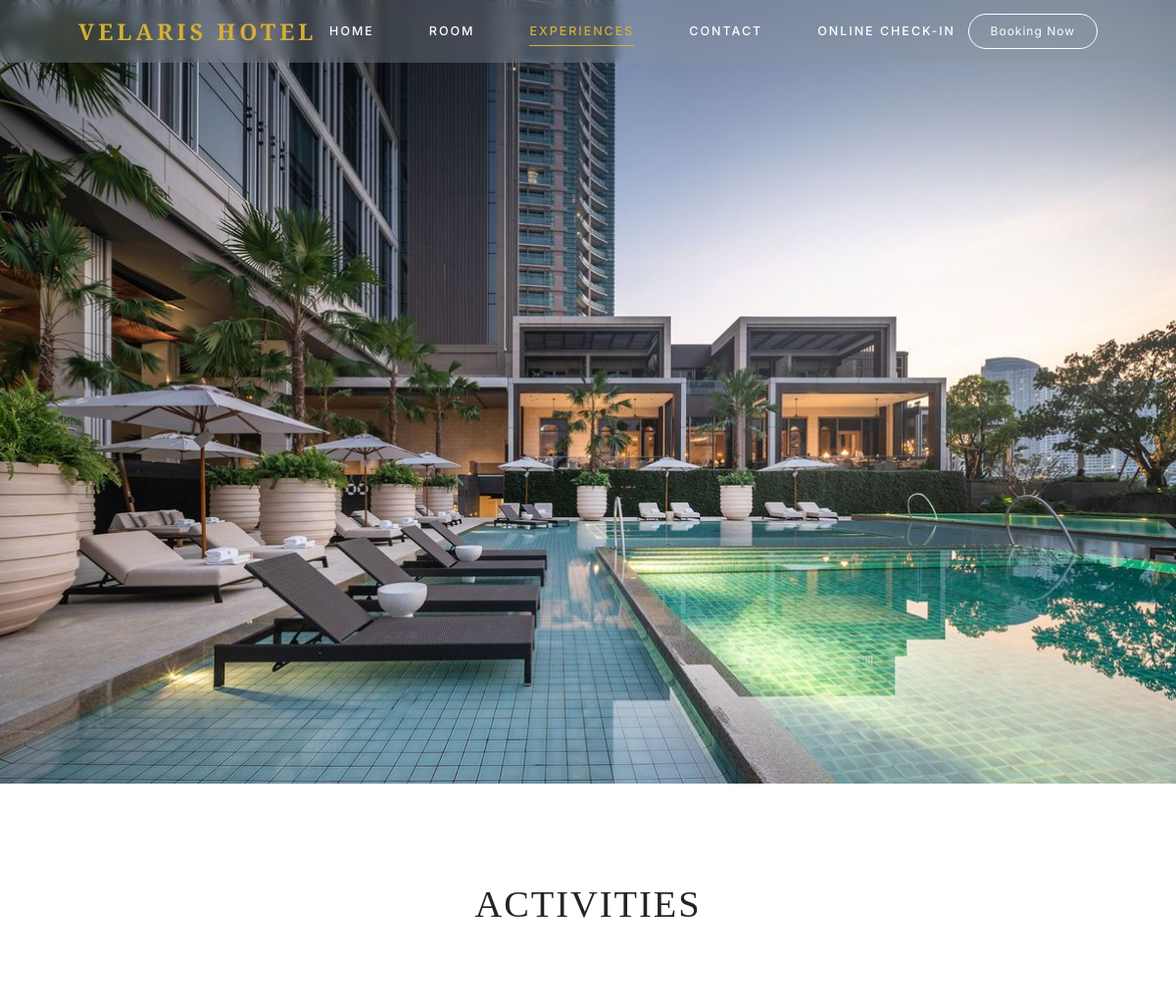
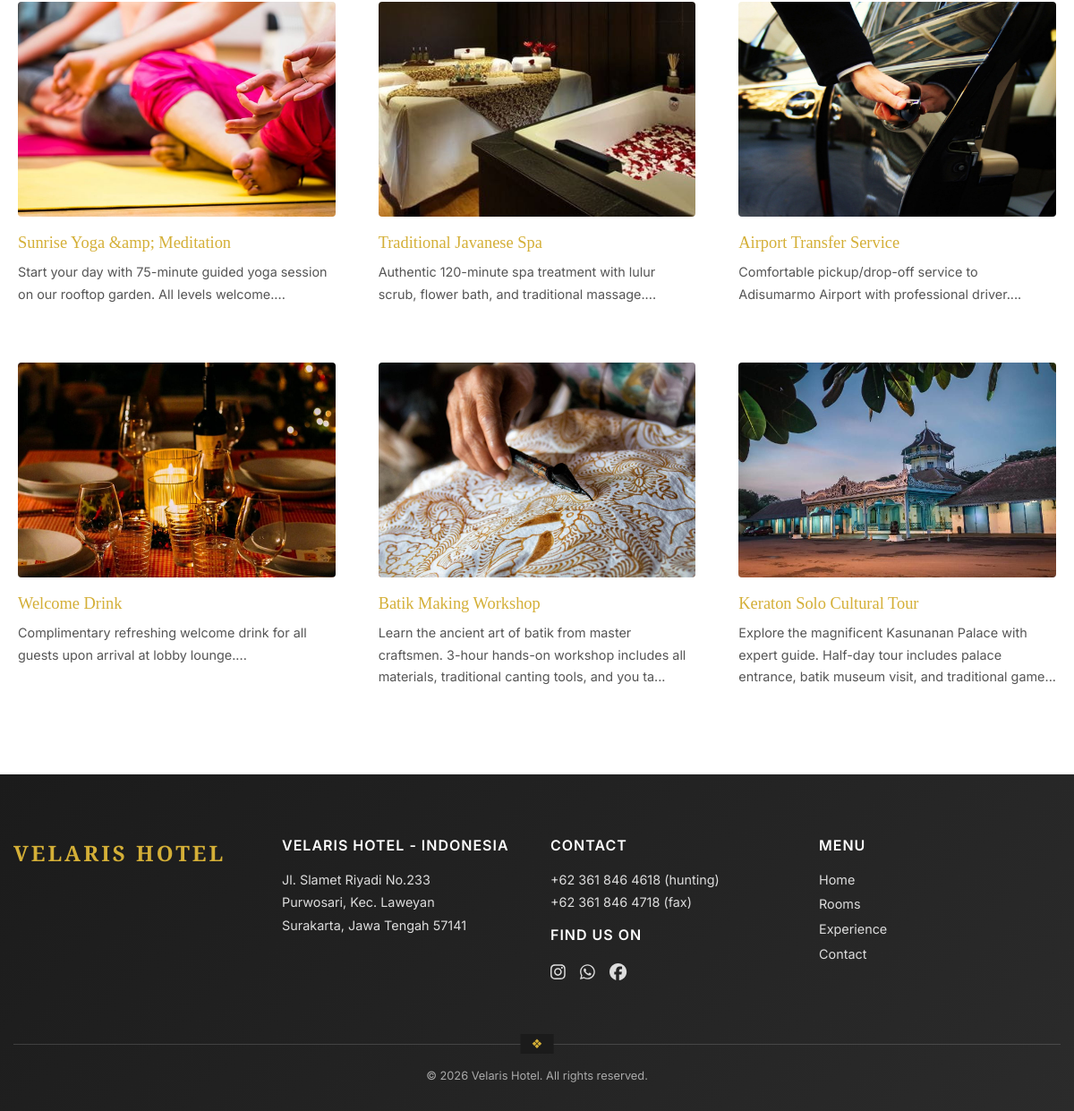
The page /experience.php on the database its author committed (2 pictures, top to bottom).
### tables this page shows
CREATE TABLE `experiences` (
  `id_experience` int NOT NULL,
  `nama_aktivitas` varchar(100) NOT NULL,
  `deskripsi` text,
  `harga` decimal(10,2) NOT NULL DEFAULT '0.00',
  `foto` varchar(255) DEFAULT NULL
);

### experience.php (the view, shortened to what this page needs)
<?php
$db = new Koneksi();
$conn = $db->getKoneksi();
$experiences = $conn->query("SELECT * FROM experiences");
require_once "components/header.php";
?>
<section style="height:100vh; position:relative;">
    <img src="uploads/experiences/pool.jpg"
         alt="Experience Velaris Hotel"
         style="width:100%; height:100%; object-fit:cover;">
</section>
<section class="exp-section">
    <h2 class="exp-title">ACTIVITIES</h2>
    <div class="exp-grid">
        <?php
        while($exp = $experiences->fetch_assoc()):
        ?>
        <div class="exp-card">
            <img src="uploads/experiences/<?= htmlspecialchars($exp['foto']) ?>"
                 alt="<?= htmlspecialchars($exp['nama_aktivitas']) ?>">
            <h3><?= htmlspecialchars($exp['nama_aktivitas']) ?></h3>
            <p><?= substr(strip_tags($exp['deskripsi']),0,140) ?>...</p>
        </div>
        <?php endwhile; ?>
    </div>
</section>
<?php require_once "components/footer.php"; ?>

### components/header.php (style rules this page uses)
:root { --gold:#d4af37; --header-h:64px; }
body { margin:0; font-family:'Inter',sans-serif; }

### experience.php (style rules this page uses)
.exp-section { padding:100px 20px 80px; background:#fff; }
.exp-title { text-align:center; font-family:'Cinzel',serif; letter-spacing:2px; font-size:2.4rem; margin-bottom:80px; }
.exp-grid { max-width:1200px; margin:auto; display:grid; grid-template-columns:repeat(3,1fr); gap:48px; }
.exp-card { text-align:left; }
.exp-card img { width:100%; height:240px; object-fit:cover; border-radius:4px; margin-bottom:18px; }
.exp-card h3 { font-family:'Cinzel',serif; color:#d4af37; font-size:1.15rem; margin-bottom:10px; }
.exp-card p { font-size:.9rem; line-height:1.7; color:#555; }

### rows shown on the page
experiences: foto (picture), nama_aktivitas "Sunrise Yoga &amp; Meditation", deskripsi "Start your day with 75-minute guided yoga session on our rooftop garden. All levels welcome."
experiences: foto (picture), nama_aktivitas "Traditional Javanese Spa", deskripsi "Authentic 120-minute spa treatment with lulur scrub, flower bath, and traditional massage."
experiences: foto (picture), nama_aktivitas "Airport Transfer Service", deskripsi "Comfortable pickup/drop-off service to Adisumarmo Airport with professional driver."
experiences: foto (picture), nama_aktivitas "Welcome Drink", deskripsi "Complimentary refreshing welcome drink for all guests upon arrival at lobby lounge."
experiences: foto (picture), nama_aktivitas "Batik Making Workshop", deskripsi "Learn the ancient art of batik from master craftsmen. 3-hour hands-on workshop includes all materials, traditional canting tools, and you ta"
experiences: foto (picture), nama_aktivitas "Keraton Solo Cultural Tour", deskripsi "Explore the magnificent Kasunanan Palace with expert guide. Half-day tour includes palace entrance, batik museum visit, and traditional game"
